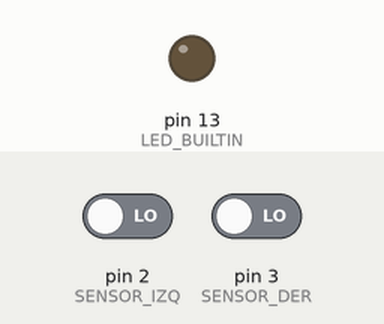
Simulated run of this sketch. Board: Arduino Uno, built with avr-gcc and run on an emulated ATmega328P. Parts: output pins drawn as LEDs (lit = HIGH). Inputs (shaded band) come from the test bench; at power-on: pin 2 (SENSOR_IZQ) LOW, pin 3 (SENSOR_DER) LOW.

Above: at 1.2 s.
1.3 s: pin 2 (SENSOR_IZQ) driven HIGH
At 1.7 s:
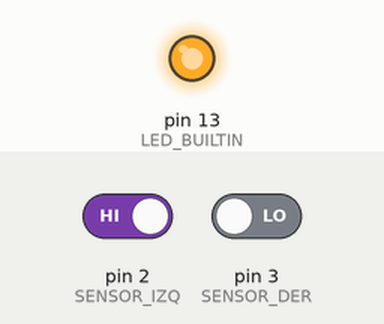
2.8 s: pin 2 (SENSOR_IZQ) driven LOW
At 4.0 s:
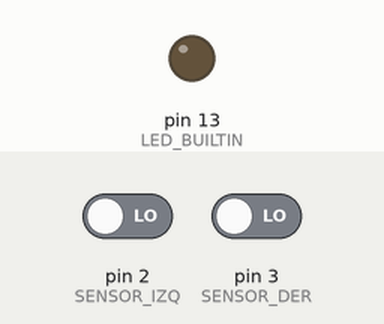
4.3 s: pin 3 (SENSOR_DER) driven HIGH
At 5.2 s:
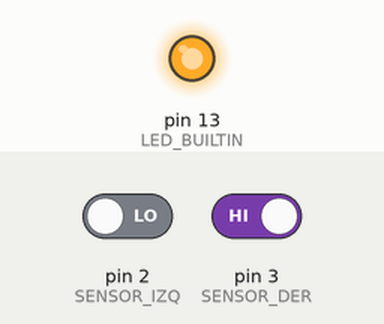
Timing chart, 0 to 7.3 s (numbered marks = the images above; inputs shaded):
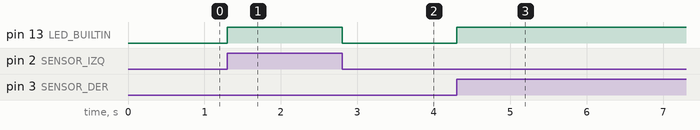

Measured:
- after the input at 1.3 s, pin 13 (LED_BUILTIN): LOW → HIGH at once
- after the input at 2.8 s, pin 13 (LED_BUILTIN): HIGH → LOW at once
- after the input at 4.3 s, pin 13 (LED_BUILTIN): LOW → HIGH at once

The sketch:

03b_led_testigo.ino
```cpp
// ============================================
//  Parada 3 - LED testigo
//  Se prende cuando algun sensor ve la linea.
// ============================================

const int SENSOR_IZQ = 2;
const int SENSOR_DER = 3;

// Cambia esto si TU sensor da 0 sobre el negro:
const int VE_LINEA = HIGH;

void setup() {
  pinMode(SENSOR_IZQ, INPUT);
  pinMode(SENSOR_DER, INPUT);
  pinMode(LED_BUILTIN, OUTPUT);
}

void loop() {
  bool izq = (digitalRead(SENSOR_IZQ) == VE_LINEA);
  bool der = (digitalRead(SENSOR_DER) == VE_LINEA);

  if (izq || der) {
    digitalWrite(LED_BUILTIN, HIGH);
  } else {
    digitalWrite(LED_BUILTIN, LOW);
  }
}
```
